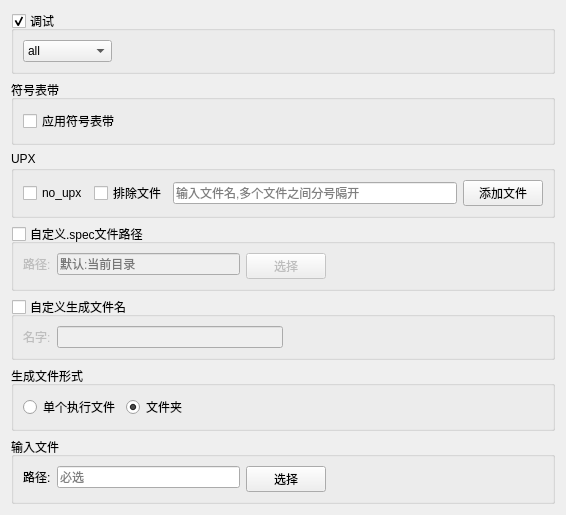
<?xml version="1.0" encoding="UTF-8"?>
<ui version="4.0">
 <class>generate_packet_widget</class>
 <widget class="QWidget" name="generate_packet_widget">
  <property name="geometry">
   <rect>
    <x>0</x>
    <y>0</y>
    <width>566</width>
    <height>470</height>
   </rect>
  </property>
  <property name="windowTitle">
   <string>Form</string>
  </property>
  <layout class="QVBoxLayout" name="verticalLayout">
   <item>
    <widget class="QGroupBox" name="debug_gb">
     <property name="toolTip">
      <string>&lt;html&gt;&lt;head/&gt;&lt;body&gt;&lt;p&gt;Provide assistance with debugging a frozen application. This argument may be provided multiple times to select several of the following options. &lt;/p&gt;&lt;/body&gt;&lt;/html&gt;</string>
     </property>
     <property name="title">
      <string>调试</string>
     </property>
     <property name="checkable">
      <bool>true</bool>
     </property>
     <layout class="QHBoxLayout" name="horizontalLayout_5">
      <item>
       <widget class="QComboBox" name="debug_cb">
        <item>
         <property name="text">
          <string>all</string>
         </property>
        </item>
        <item>
         <property name="text">
          <string>imports</string>
         </property>
        </item>
        <item>
         <property name="text">
          <string>bootloader</string>
         </property>
        </item>
        <item>
         <property name="text">
          <string>noarchive</string>
         </property>
        </item>
       </widget>
      </item>
      <item>
       <spacer name="horizontalSpacer_5">
        <property name="orientation">
         <enum>Qt::Horizontal</enum>
        </property>
        <property name="sizeHint" stdset="0">
         <size>
          <width>40</width>
          <height>20</height>
         </size>
        </property>
       </spacer>
      </item>
     </layout>
    </widget>
   </item>
   <item>
    <widget class="QGroupBox" name="strip_gb">
     <property name="title">
      <string>符号表带</string>
     </property>
     <layout class="QHBoxLayout" name="horizontalLayout_7">
      <item>
       <widget class="QCheckBox" name="strip_cb">
        <property name="toolTip">
         <string>&lt;html&gt;&lt;head/&gt;&lt;body&gt;&lt;p&gt;Apply a symbol-table strip to the executable and shared libs (&lt;span style=&quot; color:#ff0000;&quot;&gt;not recommended&lt;/span&gt;&lt;/p&gt;&lt;p&gt;&lt;span style=&quot; color:#ff0000;&quot;&gt;for Windows&lt;/span&gt;)&lt;/p&gt;&lt;/body&gt;&lt;/html&gt;</string>
        </property>
        <property name="text">
         <string>应用符号表带</string>
        </property>
       </widget>
      </item>
     </layout>
    </widget>
   </item>
   <item>
    <widget class="QGroupBox" name="upx_gb">
     <property name="title">
      <string>UPX</string>
     </property>
     <layout class="QHBoxLayout" name="horizontalLayout_6">
      <item>
       <widget class="QCheckBox" name="no_upx_cb">
        <property name="text">
         <string>no_upx</string>
        </property>
       </widget>
      </item>
      <item>
       <layout class="QHBoxLayout" name="horizontalLayout_8">
        <item>
         <widget class="QCheckBox" name="upx_exclude_file_cb">
          <property name="toolTip">
           <string>&lt;html&gt;&lt;head/&gt;&lt;body&gt;&lt;p&gt;Prevent a binary from being compressed when using upx. This is typically used&lt;br/&gt;if upx corrupts certain binaries during compression. &lt;span style=&quot; color:#ff0000;&quot;&gt;FILE is the filename of the&lt;br/&gt;binary without path&lt;/span&gt;. This option can be used multiple times. &lt;/p&gt;&lt;/body&gt;&lt;/html&gt;</string>
          </property>
          <property name="text">
           <string>排除文件</string>
          </property>
         </widget>
        </item>
        <item>
         <widget class="QLineEdit" name="upx_exclude_file_le">
          <property name="placeholderText">
           <string>输入文件名,多个文件之间分号隔开</string>
          </property>
         </widget>
        </item>
        <item>
         <widget class="QPushButton" name="add_upx_exclude_file_pb">
          <property name="text">
           <string>添加文件</string>
          </property>
         </widget>
        </item>
       </layout>
      </item>
     </layout>
    </widget>
   </item>
   <item>
    <widget class="QGroupBox" name="spec_file_path_gp">
     <property name="title">
      <string>自定义.spec文件路径</string>
     </property>
     <property name="checkable">
      <bool>true</bool>
     </property>
     <property name="checked">
      <bool>false</bool>
     </property>
     <layout class="QHBoxLayout" name="horizontalLayout_3">
      <item>
       <layout class="QFormLayout" name="formLayout_2">
        <item row="0" column="0">
         <widget class="QLabel" name="spec_file_path_str_lb">
          <property name="text">
           <string>路径:</string>
          </property>
         </widget>
        </item>
        <item row="0" column="1">
         <widget class="QLineEdit" name="spec_file_path_le">
          <property name="placeholderText">
           <string>默认:当前目录</string>
          </property>
         </widget>
        </item>
       </layout>
      </item>
      <item>
       <widget class="QPushButton" name="select_spec_file_path_pb">
        <property name="text">
         <string>选择</string>
        </property>
       </widget>
      </item>
      <item>
       <spacer name="horizontalSpacer_3">
        <property name="orientation">
         <enum>Qt::Horizontal</enum>
        </property>
        <property name="sizeHint" stdset="0">
         <size>
          <width>40</width>
          <height>20</height>
         </size>
        </property>
       </spacer>
      </item>
     </layout>
    </widget>
   </item>
   <item>
    <widget class="QGroupBox" name="app_name_gp">
     <property name="title">
      <string>自定义生成文件名</string>
     </property>
     <property name="checkable">
      <bool>true</bool>
     </property>
     <property name="checked">
      <bool>false</bool>
     </property>
     <layout class="QHBoxLayout" name="horizontalLayout">
      <item>
       <layout class="QFormLayout" name="formLayout">
        <item row="0" column="0">
         <widget class="QLabel" name="app_name_str_lb">
          <property name="text">
           <string>名字:</string>
          </property>
         </widget>
        </item>
        <item row="0" column="1">
         <widget class="QLineEdit" name="app_name_le"/>
        </item>
       </layout>
      </item>
      <item>
       <spacer name="horizontalSpacer_2">
        <property name="orientation">
         <enum>Qt::Horizontal</enum>
        </property>
        <property name="sizeHint" stdset="0">
         <size>
          <width>40</width>
          <height>20</height>
         </size>
        </property>
       </spacer>
      </item>
     </layout>
    </widget>
   </item>
   <item>
    <widget class="QGroupBox" name="packet_format_gp">
     <property name="title">
      <string>生成文件形式</string>
     </property>
     <layout class="QHBoxLayout" name="horizontalLayout_2">
      <item>
       <widget class="QRadioButton" name="one_file_rb">
        <property name="text">
         <string>单个执行文件</string>
        </property>
       </widget>
      </item>
      <item>
       <widget class="QRadioButton" name="one_dir_rb">
        <property name="text">
         <string>文件夹</string>
        </property>
        <property name="checked">
         <bool>true</bool>
        </property>
       </widget>
      </item>
      <item>
       <spacer name="horizontalSpacer">
        <property name="orientation">
         <enum>Qt::Horizontal</enum>
        </property>
        <property name="sizeHint" stdset="0">
         <size>
          <width>40</width>
          <height>20</height>
         </size>
        </property>
       </spacer>
      </item>
     </layout>
    </widget>
   </item>
   <item>
    <widget class="QGroupBox" name="groupBox_5">
     <property name="title">
      <string>输入文件</string>
     </property>
     <layout class="QHBoxLayout" name="horizontalLayout_4">
      <item>
       <layout class="QFormLayout" name="formLayout_3">
        <item row="0" column="0">
         <widget class="QLabel" name="select_py_path_str_lb">
          <property name="text">
           <string>路径:</string>
          </property>
         </widget>
        </item>
        <item row="0" column="1">
         <widget class="QLineEdit" name="select_py_le">
          <property name="placeholderText">
           <string>必选</string>
          </property>
         </widget>
        </item>
       </layout>
      </item>
      <item>
       <widget class="QPushButton" name="select_py_pb">
        <property name="text">
         <string>选择</string>
        </property>
       </widget>
      </item>
      <item>
       <spacer name="horizontalSpacer_4">
        <property name="orientation">
         <enum>Qt::Horizontal</enum>
        </property>
        <property name="sizeHint" stdset="0">
         <size>
          <width>40</width>
          <height>20</height>
         </size>
        </property>
       </spacer>
      </item>
     </layout>
    </widget>
   </item>
   <item>
    <spacer name="verticalSpacer">
     <property name="orientation">
      <enum>Qt::Vertical</enum>
     </property>
     <property name="sizeHint" stdset="0">
      <size>
       <width>20</width>
       <height>40</height>
      </size>
     </property>
    </spacer>
   </item>
  </layout>
 </widget>
 <resources/>
 <connections/>
</ui>
